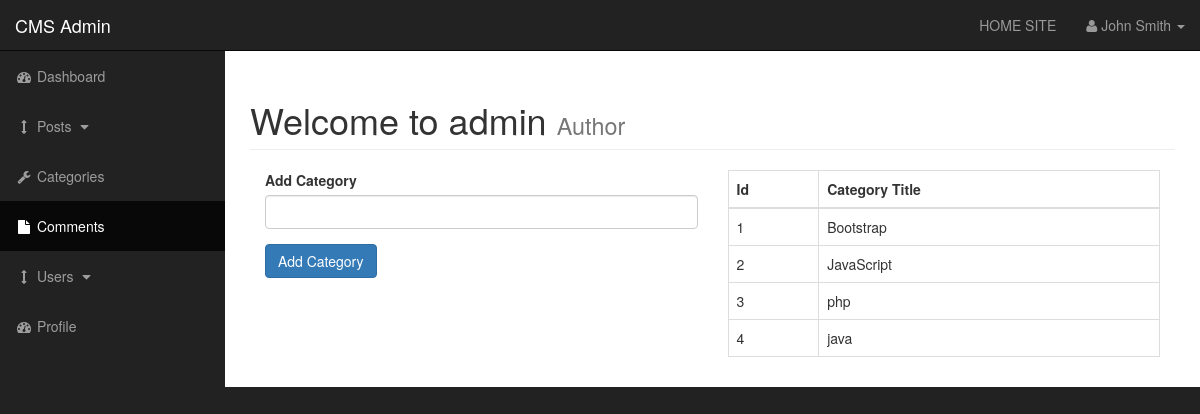
The app's page /admin/categories.php with its own data.
### tables this page shows
CREATE TABLE `categories` (
  `cat_id` int(3) NOT NULL,
  `cat_title` varchar(255) NOT NULL
);

### admin/categories.php (the view, shortened to what this page needs)
<?php include "includes/admin_header.php"; ?>
<div id="wrapper">
    <?php include "includes/admin_navigation.php"; ?>
    <div id="page-wrapper">
        <div class="container-fluid">
            <div class="row">
                <div class="col-lg-12">
                    <h1 class="page-header">
                        Welcome to admin
                        <small>Author</small>
                    </h1>
                    <div class="col-xs-6">
                        <form action="" method="post">
                            <div class="form-group">
                                <label for="cat_title">Add Category</label>
                                <input class="form-control" type="text" name="cat_title">
                            </div>
                            <div class="form-group">
                                <input class="btn btn-primary" type="submit" name="submit" value="Add Category">
                            </div>
                        </form>
                    </div>
                    <div class="col-xs-6">
                        <?php
                        $query = 'SELECT * FROM categories';
                        $select_categories_sidebar = mysqli_query($connection, $query);
                        ?>
                        <table class="table table-bordered table-hover">
                            <thead>
                                <tr>
                                    <th>Id</th>
                                    <th>Category Title</th>
                                </tr>
                            </thead>
                            <tbody>
                                <?php
                                while ($row = mysqli_fetch_assoc($select_categories_sidebar)) {
                                    $cat_id = $row['cat_id'];
                                    $cat_title = $row['cat_title'];
                                    echo "<tr>";
                                    echo "<td>{$cat_id}</td>";
                                    echo "<td>{$cat_title}</td>";
                                    echo "</tr>";
                                }
                                ?>
                            </tbody>
                        </table>
                    </div>
                </div>
            </div>
        </div>
    </div>
    <?php include "includes/admin_footer.php"; ?>

### admin/css/sb-admin.css (style rules this page uses)
body { margin-top: 100px; background-color: #222; }
@media (min-width:768px) { body { margin-top: 50px; } }
#wrapper { padding-left: 0; }
#page-wrapper { width: 100%; padding: 0; background-color: #fff; }
@media (min-width:768px) { #wrapper { padding-left: 225px; } }
@media (min-width:768px) { #page-wrapper { padding: 10px; } }

### records on screen
categories: cat_id "1", cat_title "Bootstrap"
categories: cat_id "2", cat_title "JavaScript"
categories: cat_id "3", cat_title "php"
categories: cat_id "4", cat_title "java"
